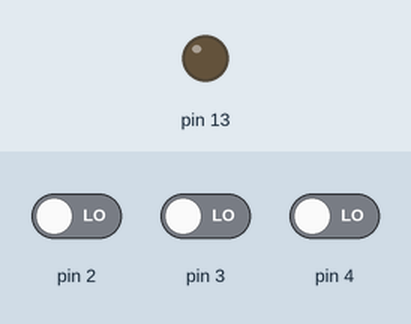
Recording of a sketch running on a simulated Arduino Uno, built with avr-gcc and run on an emulated ATmega328P. Shown: output pins drawn as LEDs (lit = HIGH). The test bench sets the inputs (shaded band); at power-on: pin 2 LOW, pin 4 LOW, pin 3 LOW.

Above: at 1.2 s.
1.3 s: pin 2 driven HIGH and pin 4 driven HIGH
At 2.2 s:
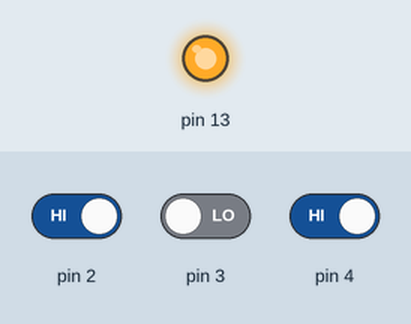
2.8 s: pin 2 driven LOW
At 3.3 s:
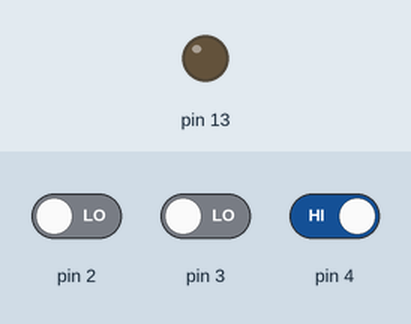
4.3 s: pin 2 driven HIGH
At 5.6 s:
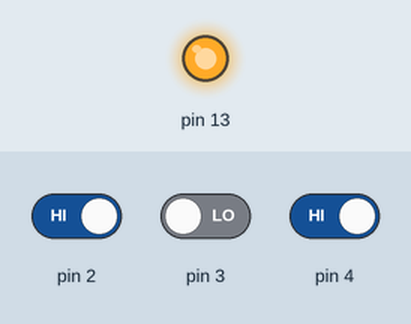
Timing chart, 0 to 7.3 s (numbered marks = the images above; inputs shaded):
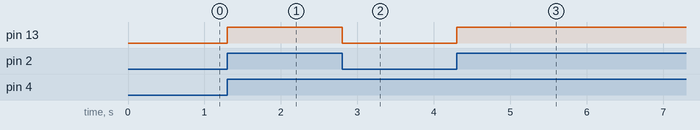

The sketch:

exerc_cio_7_lista_11.ino
```cpp
int botao1 ;
int botao2 ;
int botao3 ;

void setup()
{
  pinMode(13, OUTPUT);
  pinMode(2, INPUT);
  pinMode(3, INPUT);
  pinMode(4, INPUT);
}

void loop()
{
  botao1 = digitalRead (2);
  botao2 = digitalRead (3);
  botao3 = digitalRead (4);

  if (( botao1 == 1 || botao2 == 1) && botao3 == 1)

  {
    digitalWrite(13,HIGH);

  }

  else
  {
    digitalWrite(13,LOW);
  }

}

  
```

Measured:
- after the input at 1.3 s, pin 13: LOW → HIGH at once
- after the input at 2.8 s, pin 13: HIGH → LOW at once
- after the input at 4.3 s, pin 13: LOW → HIGH at once
